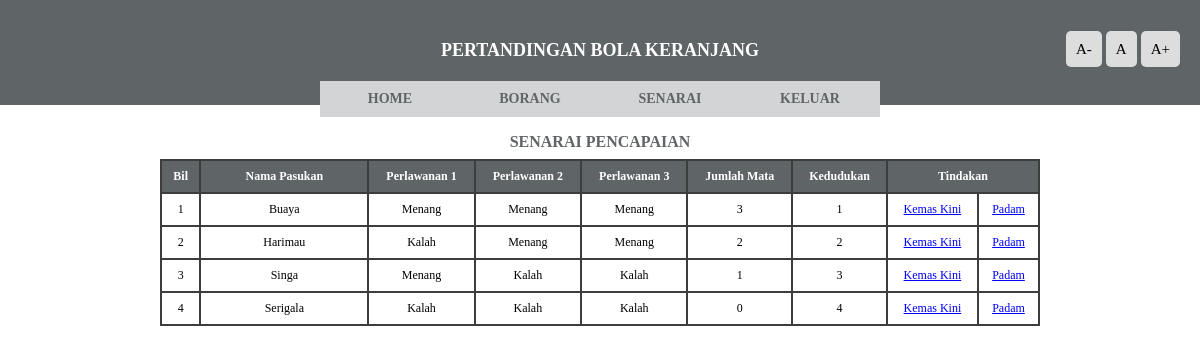
Page /hakim_pasukan.php on the committed database.
### tables this page shows
CREATE TABLE `pencapaian` (
  `idpemarkahan` varchar(6) NOT NULL,
  `idpasukan` varchar(5) NOT NULL,
  `kedudukan` int(2) NOT NULL,
  `kemenangan` varchar(10) NOT NULL,
  `jumlahmata` int(2) NOT NULL
);

CREATE TABLE `pasukan` (
  `idpasukan` varchar(5) NOT NULL,
  `namapasukan` varchar(30) NOT NULL,
  `ketuapasukan` varchar(30) NOT NULL,
  `kelas` varchar(2) NOT NULL,
  `idhakim` varchar(4) NOT NULL,
  `idurusetia` varchar(4) NOT NULL
);

### hakim_pasukan.php (the view, shortened to what this page needs)
<?php
   include('sambungan.php');
   include("hakim_menu.php");
?>
<html>
<link rel="stylesheet" href="senarai.css">
<link rel="stylesheet" href="button.css">
<body>
<table>
<caption>SENARAI PENCAPAIAN</caption>
<tr>
	<th>Bil</th>
	<th>Nama Pasukan</th>
	<th>Perlawanan 1</th>
	<th>Perlawanan 2</th>
	<th>Perlawanan 3</th>
	<th>Jumlah Mata</th>
	<th>Kedudukan</th>
	<th colspan="2">Tindakan</th>
</tr>
<?php
	$sql2 = "select * from pencapaian
	join pasukan on pencapaian.idpasukan = pasukan.idpasukan
	join pemarkahan on pencapaian.idpemarkahan = pemarkahan.idpemarkahan
	join hakim on pasukan.idhakim = hakim.idhakim
	order by pencapaian.kedudukan asc, pencapaian.idpasukan asc, pemarkahan.idpemarkahan asc";
	$result2 = mysqli_query($sambungan,$sql2);
	$a = 1;
	$bil = 1;
	while($pencapaian2 = mysqli_fetch_array($result2)){
		if($a == 1)
			echo"<tr>
					<td>".$bil."</td>
					<td class='nama' style='text-align: center;'>".$pencapaian2['namapasukan']."</td>";
		if($a < 5)
			echo"<td>".$pencapaian2['kemenangan']."</td>";
		$a = $a + 1;
		if($a == 4){
			echo"<td>".$pencapaian2['jumlahmata']."</td><td>".$pencapaian2['kedudukan']."</td><td><a href='keputusan_update1.php?idpasukan=$pencapaian2[idpasukan]'>Kemas Kini</a></td><td><a href='keputusan_delete.php?idpasukan=$pencapaian2[idpasukan]'>Padam</a></td></tr>";
			$a = 1;
			$bil = $bil + 1;
		}
	}
     ?>
</table>
</body>
</html>

### menu.css (style rules this page uses)
body { margin: 0px; background-image: url(imej/background1.png); background-size: cover; }

### senarai.css (style rules this page uses)
body { background-image: url(imej/background1.png); background-size: cover; }
table { font-family: verdana; font-size: 12px; font-weight: normal; text-align: center; width: 850px; margin : 0px auto; margin-top: 20px; border-collapse: collapse; }
caption { font-size: 16px; font-weight: bold; color : #5f6466; padding : 8px; }
td, th { padding: 8px; border: 2px solid #3c3d3d; }
td.nama { width: 150px; text-align: left; }
tr:nth-child(odd) { background-color: rgb(255, 255, 255); }
tr:nth-child(even) { background-color: rgb(255, 255, 255); }
th { font-weight: bold; color:white; background-color: #5f6466; }
td>a, td>a:active, td>a:hover, td>a:link, td>a:visited { color: blue }

### button.css (style rules this page uses)
body { background-image: url(imej/background1.png); background-size: cover; }

### hakim_pasukan.php (style rules this page uses)
table { width: 880px; }

### rows in the picture
pencapaian: idpasukan.namapasukan "Buaya", kemenangan "Menang"
pencapaian: kemenangan "Menang"
pencapaian: kemenangan "Menang", jumlahmata "3", kedudukan "1"
pencapaian: bil "2", idpasukan.namapasukan "Harimau", kemenangan "Kalah"
pencapaian: kemenangan "Menang"
pencapaian: kemenangan "Menang", jumlahmata "2", kedudukan "2"
pencapaian: bil "3", idpasukan.namapasukan "Singa", kemenangan "Menang"
pencapaian: kemenangan "Kalah"
pencapaian: kemenangan "Kalah", jumlahmata "1", kedudukan "3"
pencapaian: bil "4", idpasukan.namapasukan "Serigala", kemenangan "Kalah"
pencapaian: kemenangan "Kalah"
pencapaian: kemenangan "Kalah", jumlahmata "0", kedudukan "4"
